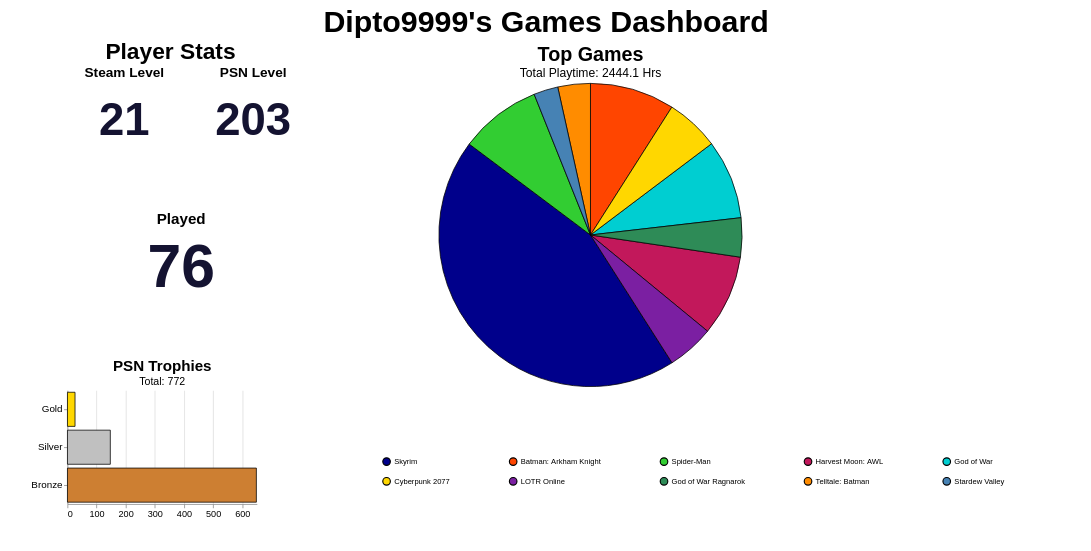

Write a Vega-Lite specification for this figure.
### Vega-Lite specification from a JSON file in a GitHub repository (floating-point values rounded to 4 significant figures)
{"background": null, "config": {"view": {"continuousWidth": 300, "continuousHeight": 300, "strokeOpacity": 0, "strokeWidth": 1.5}, "axis": {"labelFontSize": 12, "titleFontSize": 16}, "legend": {"labelFontSize": 10, "titleFontSize": 16}}, "hconcat": [{"vconcat": [{"hconcat": [{"data": {"name": "data-5d6aeba095252c326bbbfd5f7abdc85a"}, "mark": {"type": "text", "align": "center", "baseline": "middle", "color": "#141331", "fontSize": 60, "fontWeight": "bold"}, "encoding": {"text": {"field": "Value", "type": "quantitative"}, "x": {"axis": null, "field": "Metric", "type": "nominal"}, "y": {"value": 50}}, "height": 150, "title": {"text": "Steam Level", "anchor": "middle", "fontSize": 18}, "width": 150}, {"data": {"name": "data-209579f83bb465219158f903efdbaf51"}, "mark": {"type": "text", "align": "center", "baseline": "middle", "color": "#141331", "fontSize": 60, "fontWeight": "bold"}, "encoding": {"text": {"field": "Value", "type": "quantitative"}, "x": {"axis": null, "field": "Metric", "type": "nominal"}, "y": {"value": 50}}, "height": 150, "title": {"text": "PSN Level", "anchor": "middle", "fontSize": 18}, "width": 150}]}, {"data": {"name": "data-0806719922ab0a69d8ed35284b9451c4"}, "mark": {"type": "text", "align": "center", "baseline": "middle", "color": "#141331", "fontSize": 80, "fontWeight": "bold"}, "encoding": {"text": {"field": "Value", "type": "quantitative"}, "x": {"axis": null, "field": "Metric", "type": "nominal"}, "y": {"value": 50}}, "height": 150, "title": {"text": "Played", "anchor": "middle", "fontSize": 20}, "width": 300}, {"data": {"name": "data-b5e5e3621ebe956b3f4f9d97cbbacadf"}, "mark": {"type": "bar", "stroke": "black", "strokeWidth": 1}, "encoding": {"color": {"field": "type", "legend": null, "scale": {"domain": ["Platinum", "Gold", "Silver", "Bronze"], "range": ["#B9F2FF", "#FFD700", "#C0C0C0", "#CD7F32"]}, "type": "nominal"}, "tooltip": [{"field": "type", "title": "Trophy", "type": "nominal"}, {"field": "count", "title": "Count", "type": "quantitative"}], "x": {"axis": {"tickMinStep": 1, "title": ""}, "field": "count", "type": "quantitative"}, "y": {"axis": {"labelFontSize": 13, "title": ""}, "field": "type", "sort": ["Platinum", "Gold", "Silver", "Bronze"], "type": "nominal"}}, "height": 150, "title": {"text": "PSN Trophies", "anchor": "middle", "fontSize": 20, "subtitle": "Total: 772", "subtitleFontSize": 14}, "width": 250}], "title": {"text": "Player Stats", "anchor": "middle", "fontSize": 30}}, {"data": {"name": "data-e02f2c1edd48e33dbb5a48263f5a1ebf"}, "mark": {"type": "arc", "stroke": "black", "strokeWidth": 1}, "encoding": {"color": {"field": "name", "legend": {"columnPadding": 75, "columns": 5, "direction": "horizontal", "labelFontSize": 10, "orient": "bottom", "padding": 75, "rowPadding": 10, "title": "", "titleAlign": "center", "titleFontSize": 16}, "scale": {"range": ["#00008B", "#FF4500", "#32CD32", "#C2185B", "#00CED1", "#FFD700", "#7B1FA2", "#2E8B57", "#FF8C00", "#4682B4", "#808080", "#8B0000", "#20B2AA", "#E91E63", "#006400"]}, "sort": null, "type": "nominal"}, "theta": {"field": "playtime_percentage", "type": "quantitative"}, "tooltip": [{"field": "name", "title": "Game", "type": "nominal"}, {"field": "playtime_forever", "format": ".1f", "title": "Time (Hrs)", "type": "quantitative"}, {"field": "playtime_percentage", "format": ".2f", "title": "Playtime (%)", "type": "quantitative"}]}, "height": 400, "title": {"text": "Top Games", "anchor": "middle", "fontSize": 26, "subtitle": "Total Playtime: 2444.1 Hrs", "subtitleFontSize": 16}, "width": 700}], "padding": {"left": 40, "right": 40, "top": 10, "bottom": 10}, "resolve": {"scale": {"color": "independent"}}, "title": {"text": "Dipto9999's Games Dashboard", "anchor": "middle", "fontSize": 40}, "$schema": "https://vega.github.io/schema/vega-lite/v6.1.0.json", "datasets": {"data-5d6aeba095252c326bbbfd5f7abdc85a": [{"Metric": "Steam Level", "Value": 21}], "data-209579f83bb465219158f903efdbaf51": [{"Metric": "PSN Level", "Value": 203}], "data-0806719922ab0a69d8ed35284b9451c4": [{"Metric": "Played", "Value": 76}], "data-b5e5e3621ebe956b3f4f9d97cbbacadf": [{"type": "Gold", "count": 26}, {"type": "Silver", "count": 147}, {"type": "Bronze", "count": 648}], "data-e02f2c1edd48e33dbb5a48263f5a1ebf": [{"name": "Skyrim", "playtime_forever": 845.3, "playtime_percentage": 44.28}, {"name": "Batman: Arkham Knight", "playtime_forever": 172.2, "playtime_percentage": 9.02}, {"name": "Spider-Man", "playtime_forever": 166.1, "playtime_percentage": 8.7}, {"name": "Harvest Moon: AWL", "playtime_forever": 164.3, "playtime_percentage": 8.61}, {"name": "God of War", "playtime_forever": 161.5, "playtime_percentage": 8.46}, {"name": "Cyberpunk 2077", "playtime_forever": 108.8, "playtime_percentage": 5.7}, {"name": "LOTR Online", "playtime_forever": 95.7, "playtime_percentage": 5.01}, {"name": "God of War Ragnarok", "playtime_forever": 79.36, "playtime_percentage": 4.16}, {"name": "Telltale: Batman", "playtime_forever": 66.22, "playtime_percentage": 3.47}, {"name": "Stardew Valley", "playtime_forever": 49.5, "playtime_percentage": 2.59}]}}
